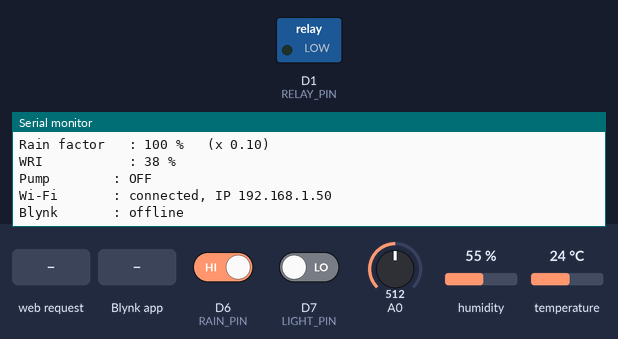
Recording of a sketch running on a simulated ESP8266 (NodeMCU). Parts: switched loads named in the sketch (green lamp = pin HIGH), the last lines printed to the serial monitor. Inputs (shaded band) come from the test bench; at power-on: D6 (RAIN_PIN) HIGH, D7 (LIGHT_PIN) LOW, humidity 55 %, A0 = 512, temperature 24 °C. WiFi joins after 1.5 s; servers stay silent unless stated.

Above: at 3.2 s.
3.3 s: HTTP request GET /pump?state=1 received
At 3.9 s:
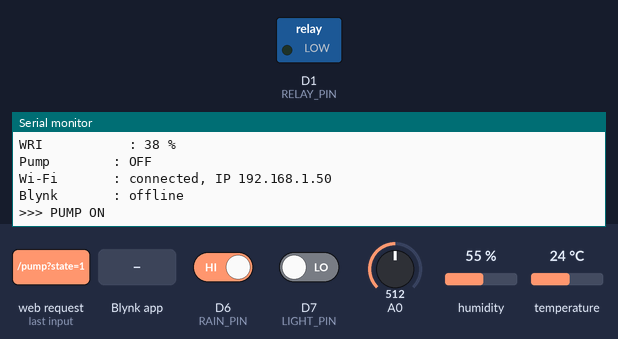
5.5 s: D6 (RAIN_PIN) driven LOW
9.5 s: D7 (LIGHT_PIN) driven HIGH
13.5 s: humidity set to 22 %
At 17.2 s:
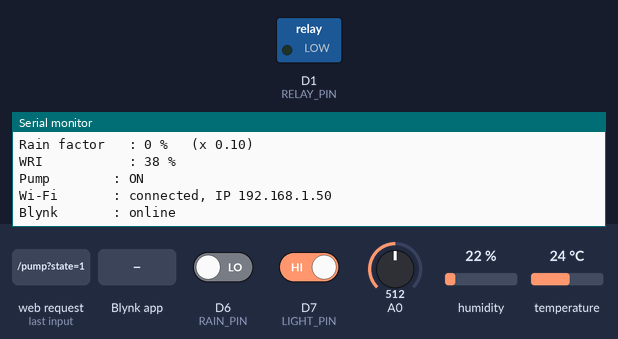
19.5 s: A0 set to 716
21.0 s: Blynk app writes 1 to V5
At 21.4 s:
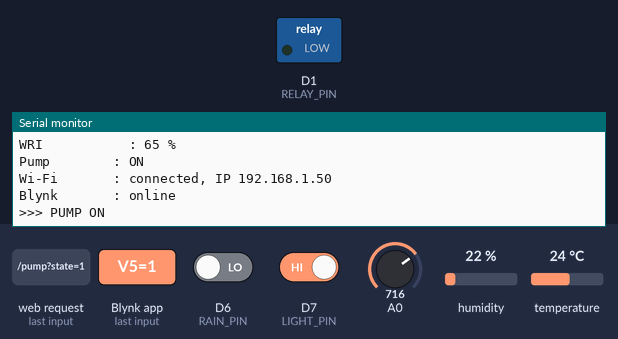
Timing chart, 0 to 24.0 s (numbered marks = the images above; inputs shaded):
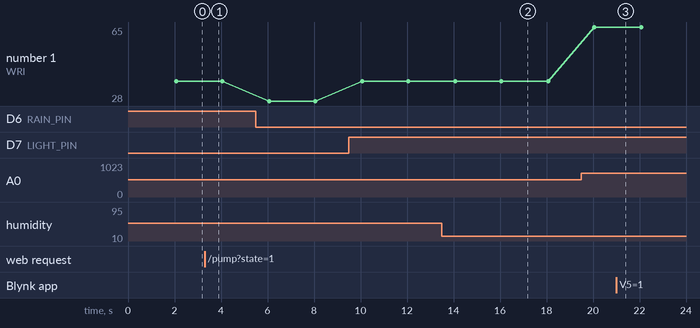

The sketch:

smartagriculture.ino
```cpp
// ===== 1. Blynk + Wi-Fi settings =====
#define BLYNK_TEMPLATE_ID "TMPL3ncFfeyfc"
#define BLYNK_TEMPLATE_NAME "Smart Irrigation"
#define BLYNK_AUTH_TOKEN "mhhqEZzocKQ3sohxmTLqaBpBbUUw4-uM"

const char* WIFI_SSID = "MADHAN";       // 2.4 GHz only
const char* WIFI_PASS = "Chennai35";

#include <Arduino.h>
#include <ESP8266WiFi.h>
#include <ESP8266WebServer.h>
#include <ESP8266mDNS.h>
#include <BlynkSimpleEsp8266.h>
#include <DHT.h>

// ===== 2. Pins =====
#define DHT_PIN     D5
#define RAIN_PIN    D6
#define LIGHT_PIN   D7
#define RELAY_PIN   D1
// Soil moisture AO -> A0

// ===== 3. Calibration / settings =====
#define SOIL_DRY_RAW   800      // probe in dry air   (use your own reading)
#define SOIL_WET_RAW   350      // probe in water     (use your own reading)
#define RAIN_WET_LEVEL LOW      // rain board DO level when wet
#define DARK_LEVEL     LOW      // LDR divider: dark = LOW (LDR module DO: usually HIGH)
#define TEMP_MIN       19.0     // temperature factor 0 % at this temp
#define TEMP_MAX       35.0     // temperature factor 100 % at this temp

#define RELAY_ACTIVE_LOW  true  // flip to false if your relay works the other way round
#define PUMP_MAX_RUN_MS   (2UL * 60UL * 1000UL)   // pump auto-stops after 2 min
#define WIFI_GRACE_MS     10000UL                 // pump stops if Wi-Fi is gone this long
#define READ_INTERVAL_MS  2000UL
#define HEARTBEAT_MS      60000UL

// ===== Objects =====
DHT dht(DHT_PIN, DHT11);
ESP8266WebServer server(80);

// ===== Latest readings =====
float temp = 25.0, hum = 0;
bool  dhtOk = false;
int   soilRaw = 0, soilPct = 0;
int   rainState = 1, lightState = 0;
bool  raining = false, dark = true;
int   lightPct = 0;
float soilDryness = 0, tempFactor = 0, lightFactor = 0, rainFactor = 100;
int   wri = 0;

bool pumpOn = false;
unsigned long pumpStartMs = 0;
unsigned long wifiLostSince = 0;

// Blynk send-on-change bookkeeping (V0 temp, V1 soil%, V2 rain, V3 light, V4 WRI, V6 humidity, V7 soil raw)
const int   VPINS[7] = {0, 1, 2, 3, 4, 6, 7};
const float DELTA[7] = {0.5, 2, 1, 1, 2, 2, 10};
float lastSent[7];
unsigned long lastSentMs[7];

unsigned long lastReadMs = 0, lastBlynkTry = 0;
bool mdnsStarted = false;

// ===== Relay / pump =====
void setPump(bool on, bool notifyBlynk = true) {
  pumpOn = on;
  if (RELAY_ACTIVE_LOW) {
    if (on) { pinMode(RELAY_PIN, OUTPUT); digitalWrite(RELAY_PIN, LOW); }
    else    { pinMode(RELAY_PIN, INPUT); }          // float = OFF, safe with 5V relay modules
  } else {
    pinMode(RELAY_PIN, OUTPUT);
    digitalWrite(RELAY_PIN, on ? HIGH : LOW);
  }
  if (on) pumpStartMs = millis();
  Serial.println(on ? ">>> PUMP ON" : ">>> PUMP OFF");
  if (notifyBlynk && Blynk.connected()) Blynk.virtualWrite(V5, on ? 1 : 0);
}

// Switch pressed in the Blynk app / web dashboard
BLYNK_WRITE(V5) {
  setPump(param.asInt() == 1, false);
}

// On every (re)connect, make the Blynk switch match the real pump state
BLYNK_CONNECTED() {
  Blynk.virtualWrite(V5, pumpOn ? 1 : 0);
  for (int i = 0; i < 7; i++) lastSent[i] = -999;     // resend all values
}

// ===== Sensors + formulas =====
void readSensors() {
  float t = dht.readTemperature();
  float h = dht.readHumidity();
  if (isnan(t) || isnan(h)) { dhtOk = false; }
  else { dhtOk = true; temp = t; hum = h; }

  long sum = 0;
  for (int i = 0; i < 8; i++) { sum += analogRead(A0); delay(2); }
  soilRaw = sum / 8;
  soilPct = constrain(map(soilRaw, SOIL_DRY_RAW, SOIL_WET_RAW, 0, 100), 0, 100);

  rainState  = digitalRead(RAIN_PIN);
  raining    = (rainState == RAIN_WET_LEVEL);
  lightState = digitalRead(LIGHT_PIN);
  dark       = (lightState == DARK_LEVEL);
  lightPct   = dark ? 0 : 100;

  // Water Requirement Index (formula from the PPT)
  soilDryness = 100 - soilPct;
  tempFactor  = constrain((temp - TEMP_MIN) / (TEMP_MAX - TEMP_MIN) * 100.0, 0, 100);
  lightFactor = lightPct;
  rainFactor  = raining ? 0 : 100;
  wri = round(0.60 * soilDryness + 0.20 * tempFactor + 0.10 * lightFactor + 0.10 * rainFactor);
}

void printReadings() {
  Serial.println("---------------------------------");
  if (dhtOk) {
    Serial.print("Temperature : "); Serial.print(temp, 1); Serial.println(" C");
    Serial.print("Humidity    : "); Serial.print(hum, 0);  Serial.println(" %");
  } else {
    Serial.println("Temperature : READ FAILED (check DHT11 wiring)");
    Serial.println("Humidity    : READ FAILED (check DHT11 wiring)");
  }
  Serial.print("Soil raw    : "); Serial.println(soilRaw);
  Serial.print("Soil moist. : "); Serial.print(soilPct); Serial.println(" %");
  Serial.print("Rain        : "); Serial.print(raining ? "Yes" : "No");
  Serial.print("  (pin = "); Serial.print(rainState); Serial.println(")");
  Serial.print("Light       : "); Serial.print(dark ? "DARK" : "BRIGHT");
  Serial.print("  (pin = "); Serial.print(lightState); Serial.println(")");
  Serial.println("--- Water Requirement Index ---");
  Serial.print("Soil dryness  : "); Serial.print(soilDryness, 0); Serial.println(" %   (x 0.60)");
  Serial.print("Temp factor   : "); Serial.print(tempFactor, 0);  Serial.println(" %   (x 0.20)");
  Serial.print("Light factor  : "); Serial.print(lightFactor, 0); Serial.println(" %   (x 0.10)");
  Serial.print("Rain factor   : "); Serial.print(rainFactor, 0);  Serial.println(" %   (x 0.10)");
  Serial.print("WRI           : "); Serial.print(wri); Serial.println(" %");
  Serial.print("Pump        : "); Serial.println(pumpOn ? "ON" : "OFF");
  Serial.print("Wi-Fi       : ");
  if (WiFi.status() == WL_CONNECTED) { Serial.print("connected, IP "); Serial.println(WiFi.localIP()); }
  else Serial.println("not connected");
  Serial.print("Blynk       : "); Serial.println(Blynk.connected() ? "online" : "offline");
}

void sendToBlynk() {
  if (!Blynk.connected()) return;
  float v[7] = {temp, (float)soilPct, (float)(raining ? 1 : 0), (float)lightPct,
                (float)wri, hum, (float)soilRaw};
  for (int i = 0; i < 7; i++) {
    if (fabs(v[i] - lastSent[i]) >= DELTA[i] || millis() - lastSentMs[i] >= HEARTBEAT_MS) {
      if (VPINS[i] == 2) Blynk.virtualWrite(2, v[i] > 0.5 ? "Yes" : "No");   // V2 Rain is a String datastream
      else               Blynk.virtualWrite(VPINS[i], v[i]);
      lastSent[i] = v[i];
      lastSentMs[i] = millis();
    }
  }
}

// ===== Local web page =====
// NOTE: the script below uses arrow functions on purpose. The Arduino pre-processor
// mistakes the JavaScript word "function" inside this string for C functions.
const char PAGE[] PROGMEM = R"rawliteral(
<!DOCTYPE html><html lang="en"><head><meta charset="utf-8">
<meta name="viewport" content="width=device-width,initial-scale=1">
<title>Smart Irrigation</title>
<link rel="preconnect" href="https://fonts.googleapis.com">
<link rel="preconnect" href="https://fonts.gstatic.com" crossorigin>
<link href="https://fonts.googleapis.com/css2?family=Poppins:wght@400;500;600&display=swap" rel="stylesheet">
<style>
:root{
 --bg:#F4F6F5;--card:#FFFFFF;--line:#E3E8E5;--tx:#14201A;--mut:#6B7A72;
 --ac:#1F7A52;--chip:#EAF1ED;--amber:#C98A1B;--red:#C0392B;--off:#CBD5CF;
}
*{box-sizing:border-box;margin:0;padding:0}
body{font-family:'Poppins',system-ui,-apple-system,'Segoe UI',sans-serif;background:var(--bg);color:var(--tx);-webkit-font-smoothing:antialiased}
.wrap{max-width:560px;margin:0 auto;padding:20px 16px 40px}
svg.i{width:20px;height:20px;fill:none;stroke:currentColor;stroke-width:1.8;stroke-linecap:round;stroke-linejoin:round;flex:none}

header{display:flex;align-items:center;justify-content:space-between;margin-bottom:18px}
.brand{display:flex;align-items:center;gap:12px}
.logo{width:42px;height:42px;border-radius:12px;background:var(--ac);color:#fff;display:flex;align-items:center;justify-content:center}
.logo svg{width:22px;height:22px}
h1{font-size:17px;font-weight:600;line-height:1.2}
.sub{font-size:12px;color:var(--mut);margin-top:2px}
.chip{display:flex;align-items:center;gap:7px;background:var(--card);border:1px solid var(--line);border-radius:20px;padding:6px 12px;font-size:12px;font-weight:500;color:var(--mut)}
.dot{width:8px;height:8px;border-radius:50%;background:var(--red)}
.dot.ok{background:var(--ac)}

.card{background:var(--card);border:1px solid var(--line);border-radius:18px;padding:18px}
.stack{display:flex;flex-direction:column;gap:12px}
.grid{display:grid;grid-template-columns:1fr 1fr;gap:12px}
.lbl{font-size:12px;color:var(--mut);font-weight:500}
.ico{width:38px;height:38px;border-radius:11px;background:var(--chip);color:var(--ac);display:flex;align-items:center;justify-content:center;margin-bottom:14px}
.val{font-size:28px;font-weight:600;line-height:1.1;margin-top:4px;font-variant-numeric:tabular-nums}
.val small{font-size:13px;font-weight:500;color:var(--mut);margin-left:3px}
.txt{font-size:22px}
.hide{display:none}

.hero{display:flex;align-items:center;gap:18px}
.ring{position:relative;width:124px;height:124px;flex:none}
.ring svg{width:124px;height:124px;transform:rotate(-90deg)}
.ring circle{fill:none;stroke-width:10;stroke-linecap:round}
.ring .bg{stroke:var(--chip)}
.ring .fg{stroke:var(--ac);stroke-dasharray:326.7;stroke-dashoffset:326.7;transition:stroke-dashoffset .6s,stroke .3s}
.ringtx{position:absolute;inset:0;display:flex;align-items:center;justify-content:center;font-size:26px;font-weight:600}
.ringtx small{font-size:13px;color:var(--mut);margin-left:2px}
.state{font-size:19px;font-weight:600;margin:4px 0 4px}
.desc{font-size:12.5px;color:var(--mut);line-height:1.5}

.bar{height:6px;background:var(--chip);border-radius:4px;margin-top:12px;overflow:hidden}
.fill{height:100%;width:0;background:var(--ac);border-radius:4px;transition:width .5s}

.ph{display:flex;align-items:center;justify-content:space-between}
.pl{display:flex;align-items:center;gap:12px}
.pl .ico{margin:0}
.pt{font-size:15px;font-weight:600}
.ps{font-size:12px;color:var(--mut);margin-top:1px}
.sw{width:64px;height:36px;border-radius:18px;background:var(--off);border:0;position:relative;cursor:pointer;transition:background .2s;flex:none}
.sw::after{content:"";position:absolute;top:4px;left:4px;width:28px;height:28px;border-radius:50%;background:#fff;transition:transform .2s}
.sw.on{background:var(--ac)}
.sw.on::after{transform:translateX(28px)}
.sw:disabled{opacity:.5}
.safe{display:flex;align-items:center;gap:8px;margin-top:16px;padding-top:14px;border-top:1px solid var(--line);font-size:12px;color:var(--mut)}
.safe svg{width:16px;height:16px}

details{margin-top:2px}
summary{list-style:none;cursor:pointer;display:flex;align-items:center;justify-content:space-between;font-size:14px;font-weight:600}
summary::-webkit-details-marker{display:none}
summary svg{transition:transform .2s;color:var(--mut)}
details[open] summary svg{transform:rotate(180deg)}
.rows{margin-top:12px}
.row{display:flex;justify-content:space-between;padding:10px 0;border-top:1px solid var(--line);font-size:13px}
.row span{color:var(--mut)}
.row b{font-weight:500;font-variant-numeric:tabular-nums}
.foot{text-align:center;font-size:11.5px;color:var(--mut);margin-top:18px;line-height:1.5}
</style></head><body><div class="wrap">

<header>
 <div class="brand">
  <div class="logo"><svg class="i" viewBox="0 0 24 24"><path d="M11 20A7 7 0 0 1 9.8 6.1C15.5 5 17 4.48 19 2c1 2 2 4.18 2 8 0 5.5-4.78 10-10 10z"/><path d="M2 21c0-3 1.85-5.36 5.08-6C9.5 14.52 12 13 13 12"/></svg></div>
  <div><h1>Smart Irrigation</h1><div class="sub">Digital Twin for Precision Agriculture</div></div>
 </div>
 <div class="chip"><span class="dot" id="dot"></span><span id="conn">Connecting</span></div>
</header>

<div class="stack">

 <div class="card hero">
  <div class="ring">
   <svg viewBox="0 0 124 124"><circle class="bg" cx="62" cy="62" r="52"/><circle class="fg" id="ring" cx="62" cy="62" r="52"/></svg>
   <div class="ringtx"><span id="wri">--</span><small>%</small></div>
  </div>
  <div>
   <div class="lbl">Water Requirement Index</div>
   <div class="state" id="wl">--</div>
   <div class="desc">Estimated need based on soil dryness, temperature, light and rain.</div>
  </div>
 </div>

 <div class="grid">
  <div class="card">
   <div class="ico"><svg class="i" viewBox="0 0 24 24"><path d="M14 14.76V3.5a2.5 2.5 0 0 0-5 0v11.26a4.5 4.5 0 1 0 5 0z"/></svg></div>
   <div class="lbl">Temperature</div>
   <div class="val"><span id="t">--</span><small>&deg;C</small></div>
  </div>
  <div class="card">
   <div class="ico"><svg class="i" viewBox="0 0 24 24"><path d="M12 2.69l5.66 5.66a8 8 0 1 1-11.31 0z"/></svg></div>
   <div class="lbl">Humidity</div>
   <div class="val"><span id="h">--</span><small>%</small></div>
  </div>
  <div class="card">
   <div class="ico"><svg class="i" viewBox="0 0 24 24"><polygon points="12 2 2 7 12 12 22 7 12 2"/><polyline points="2 17 12 22 22 17"/><polyline points="2 12 12 17 22 12"/></svg></div>
   <div class="lbl">Soil moisture</div>
   <div class="val"><span id="sp">--</span><small>%</small></div>
   <div class="bar"><div class="fill" id="spb"></div></div>
  </div>
  <div class="card">
   <div class="ico">
    <svg class="i" id="isun" viewBox="0 0 24 24"><circle cx="12" cy="12" r="5"/><path d="M12 1v2M12 21v2M4.22 4.22l1.42 1.42M18.36 18.36l1.42 1.42M1 12h2M21 12h2M4.22 19.78l1.42-1.42M18.36 5.64l1.42-1.42"/></svg>
    <svg class="i hide" id="imoon" viewBox="0 0 24 24"><path d="M21 12.79A9 9 0 1 1 11.21 3 7 7 0 0 0 21 12.79z"/></svg>
   </div>
   <div class="lbl">Light</div>
   <div class="val txt" id="lt">--</div>
  </div>
  <div class="card" style="grid-column:1/-1">
   <div style="display:flex;align-items:center;gap:14px">
    <div class="ico" style="margin:0">
     <svg class="i" id="irain" viewBox="0 0 24 24"><line x1="16" y1="13" x2="16" y2="21"/><line x1="8" y1="13" x2="8" y2="21"/><line x1="12" y1="15" x2="12" y2="23"/><path d="M20 16.58A5 5 0 0 0 18 7h-1.26A8 8 0 1 0 4 15.25"/></svg>
     <svg class="i hide" id="inorain" viewBox="0 0 24 24"><path d="M18 10h-1.26A8 8 0 1 0 9 20h9a5 5 0 0 0 0-10z"/></svg>
    </div>
    <div><div class="lbl">Rain</div><div class="val txt" id="rn" style="margin-top:2px">--</div></div>
   </div>
  </div>
 </div>

 <div class="card">
  <div class="ph">
   <div class="pl">
    <div class="ico"><svg class="i" viewBox="0 0 24 24"><path d="M18.36 6.64a9 9 0 1 1-12.73 0"/><line x1="12" y1="2" x2="12" y2="12"/></svg></div>
    <div><div class="pt">Irrigation pump</div><div class="ps" id="ps">Off</div></div>
   </div>
   <button class="sw" id="sw" role="switch" aria-label="Pump" onclick="tog()"></button>
  </div>
  <div class="safe">
   <svg class="i" viewBox="0 0 24 24"><path d="M12 22s8-4 8-10V5l-8-3-8 3v7c0 6 8 10 8 10z"/></svg>
   Safety cut-off stops the pump automatically
  </div>
 </div>

 <div class="card">
  <details>
   <summary>Sensor details <svg class="i" viewBox="0 0 24 24"><polyline points="6 9 12 15 18 9"/></svg></summary>
   <div class="rows">
    <div class="row"><span>Soil raw</span><b id="r1">--</b></div>
    <div class="row"><span>Rain pin</span><b id="r2">--</b></div>
    <div class="row"><span>Light pin</span><b id="r3">--</b></div>
    <div class="row"><span>Soil dryness (x 0.60)</span><b id="r4">--</b></div>
    <div class="row"><span>Temperature factor (x 0.20)</span><b id="r5">--</b></div>
    <div class="row"><span>Light factor (x 0.10)</span><b id="r6">--</b></div>
    <div class="row"><span>Rain factor (x 0.10)</span><b id="r7">--</b></div>
    <div class="row"><span>Blynk cloud</span><b id="r8">--</b></div>
   </div>
  </details>
 </div>

</div>
<div class="foot">Prototype estimate. The index is not an exact water volume and needs calibration.</div>

<script>
var pumpOn=false;
const g=i=>document.getElementById(i);
const set=(i,v)=>{g(i).textContent=v};
const show=(i,on)=>{g(i).classList.toggle('hide',!on)};
const tog=()=>{
 g('sw').disabled=true;
 fetch('/pump?state='+(pumpOn?0:1)).then(()=>load()).catch(()=>{}).then(()=>{g('sw').disabled=false});
};
const load=()=>fetch('/data').then(r=>r.json()).then(j=>{
 g('dot').className='dot ok'; set('conn','Online');
 set('t',j.t); set('h',j.h); set('sp',j.sp); set('wri',j.wri);
 g('spb').style.width=j.sp+'%';
 set('lt',j.dark?'Dark':'Bright'); show('isun',!j.dark); show('imoon',!!j.dark);
 set('rn',j.rain?'Yes':'No'); show('irain',!!j.rain); show('inorain',!j.rain);
 var c=j.wri<34?'#1F7A52':(j.wri<67?'#C98A1B':'#C0392B');
 g('ring').style.stroke=c;
 g('ring').style.strokeDashoffset=326.7*(1-j.wri/100);
 set('wl',j.wri<34?'Low water need':(j.wri<67?'Moderate water need':'High water need'));
 pumpOn=!!j.pump; g('sw').className='sw'+(pumpOn?' on':''); set('ps',pumpOn?'Running':'Off');
 set('r1',j.sr); set('r2',j.rs); set('r3',j.ls);
 set('r4',j.sd+' %'); set('r5',j.tf+' %'); set('r6',j.lf+' %'); set('r7',j.rf+' %');
 set('r8',j.blynk?'Online':'Offline');
}).catch(()=>{ g('dot').className='dot'; set('conn','Offline'); });
load(); setInterval(load,2000);
</script></div></body></html>
)rawliteral";

void handleData() {
  char buf[420];
  snprintf(buf, sizeof(buf),
    "{\"t\":%.1f,\"h\":%.0f,\"sr\":%d,\"sp\":%d,\"rain\":%d,\"rs\":%d,\"dark\":%d,\"ls\":%d,"
    "\"sd\":%.0f,\"tf\":%.0f,\"lf\":%.0f,\"rf\":%.0f,\"wri\":%d,\"pump\":%d,\"blynk\":%d}",
    temp, hum, soilRaw, soilPct, raining ? 1 : 0, rainState, dark ? 1 : 0, lightState,
    soilDryness, tempFactor, lightFactor, rainFactor, wri, pumpOn ? 1 : 0, Blynk.connected() ? 1 : 0);
  server.send(200, "application/json", buf);
}

void handlePump() {
  if (server.hasArg("state")) setPump(server.arg("state") == "1");
  server.send(200, "text/plain", "OK");
}

// ===== Setup / loop =====
void setup() {
  Serial.begin(115200);
  delay(500);
  setPump(false, false);                 // relay OFF before anything else
  dht.begin();
  pinMode(RAIN_PIN, INPUT);
  pinMode(LIGHT_PIN, INPUT);
  for (int i = 0; i < 7; i++) { lastSent[i] = -999; lastSentMs[i] = 0; }

  Serial.println("\nSmart Irrigation starting...");
  WiFi.mode(WIFI_STA);
  WiFi.begin(WIFI_SSID, WIFI_PASS);
  Serial.print("Connecting to Wi-Fi");
  for (int i = 0; i < 40 && WiFi.status() != WL_CONNECTED; i++) { delay(500); Serial.print("."); }
  Serial.println();
  if (WiFi.status() == WL_CONNECTED) {
    Serial.print("Local control page: http://"); Serial.println(WiFi.localIP());
  } else {
    Serial.println("Wi-Fi not connected yet - will keep retrying");
  }

  Blynk.config(BLYNK_AUTH_TOKEN);

  server.on("/", HTTP_GET, []() { server.send_P(200, "text/html", PAGE); });
  server.on("/data", HTTP_GET, handleData);
  server.on("/pump", HTTP_GET, handlePump);
  server.begin();
}

void loop() {
  server.handleClient();

  if (WiFi.status() == WL_CONNECTED) {
    if (!mdnsStarted && MDNS.begin("irrigation")) {      // http://irrigation.local
      MDNS.addService("http", "tcp", 80);
      mdnsStarted = true;
    }
    MDNS.update();
    if (Blynk.connected()) Blynk.run();
    else if (millis() - lastBlynkTry > 15000) { lastBlynkTry = millis(); Blynk.connect(3000); }
  }

  // Pump safety: stop if Wi-Fi is gone for WIFI_GRACE_MS, or max run time reached
  if (pumpOn) {
    if (WiFi.status() != WL_CONNECTED) {
      if (wifiLostSince == 0) wifiLostSince = millis();
      if (millis() - wifiLostSince > WIFI_GRACE_MS) {
        setPump(false);
        Serial.println("Pump stopped: Wi-Fi lost");
      }
    } else {
      wifiLostSince = 0;
    }
    if (millis() - pumpStartMs > PUMP_MAX_RUN_MS) {
      setPump(false);
      Serial.println("Pump stopped: max run time reached");
    }
  } else {
    wifiLostSince = 0;
  }

  if (millis() - lastReadMs >= READ_INTERVAL_MS) {
    lastReadMs = millis();
    readSensors();
    printReadings();
    sendToBlynk();
  }
}
```

Measured:
- after the input at 3.3 s, the serial monitor: prints a new line at once (image 1)
- after the input at 13.5 s, the serial monitor: prints a new line after 0.55 s (image 2)
- after the input at 21.0 s, the serial monitor: prints a new line at once (image 3)
- plotted number 1: 38 → 28 after the input at 5.5 s, 28 → 38 after the input at 9.5 s, 38 → 65 after the input at 19.5 s
